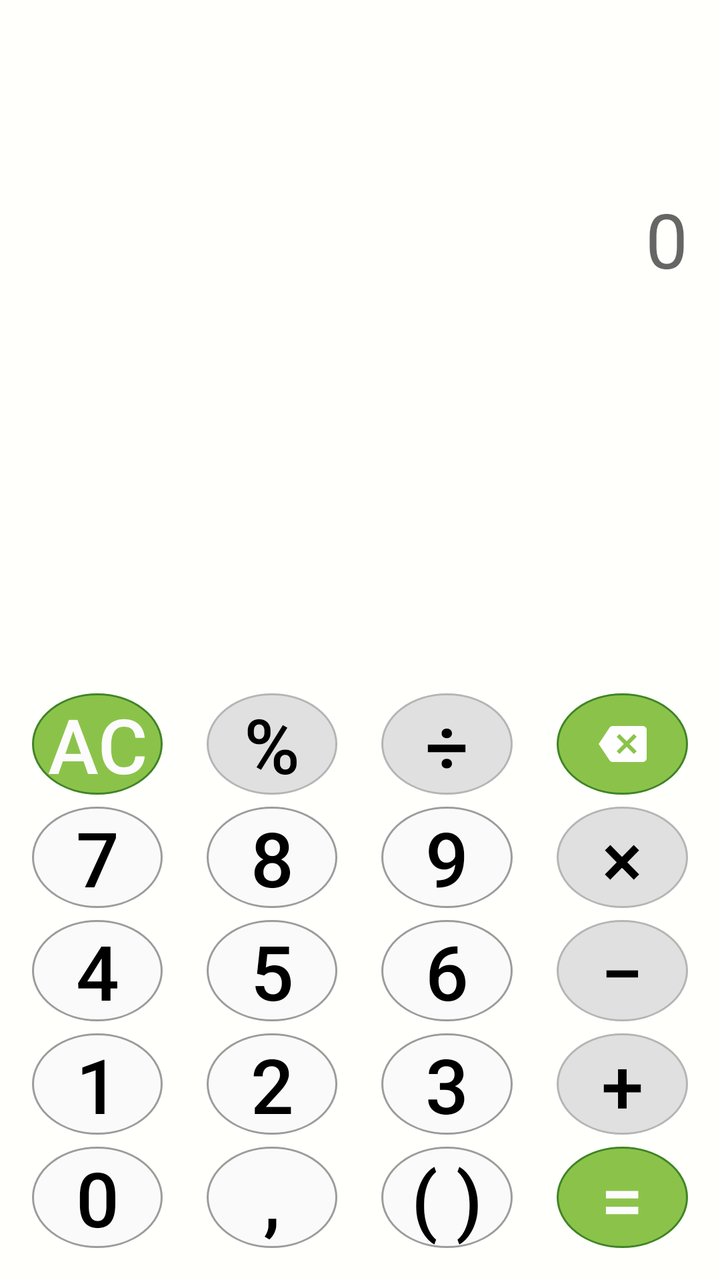
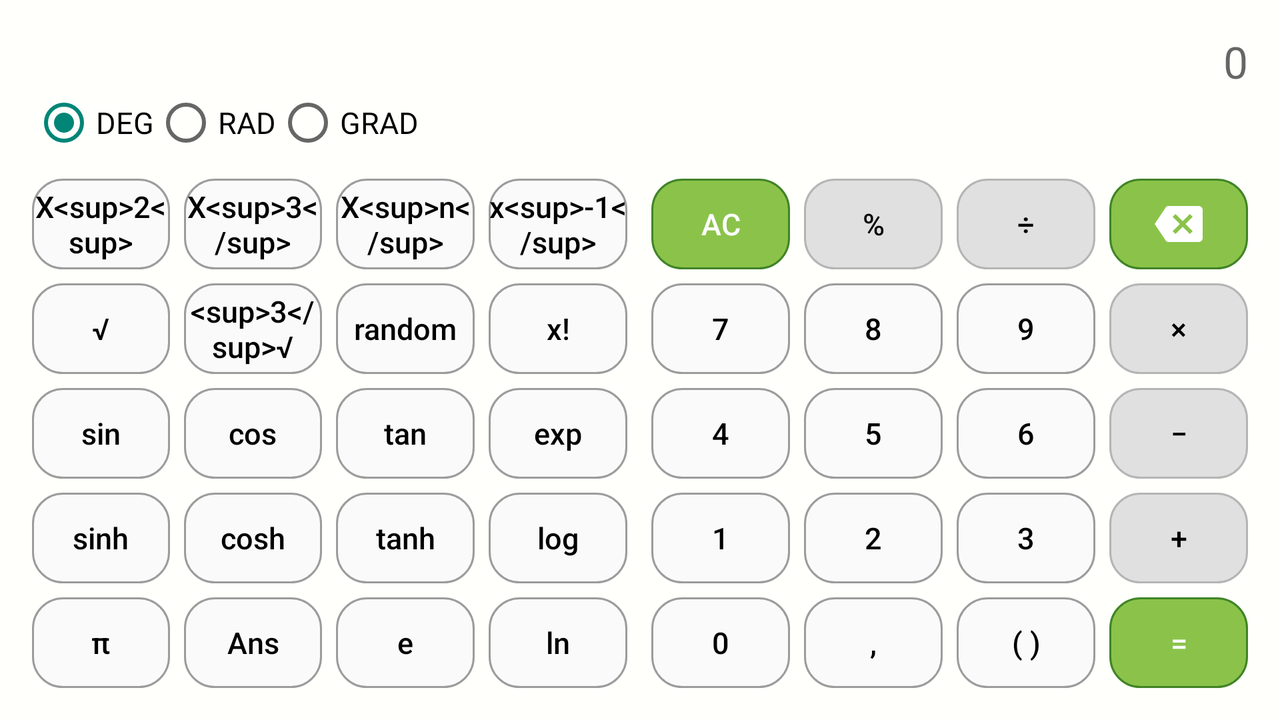

Compare how this app lays out the same screen by default and in its alternative resource folder. The renders come first, then the two layout files and the values they reference.
<!-- AndroidManifest.xml: application theme AppTheme -->
<!-- res/layout/fragment_lg_green.xml -->
<?xml version="1.0" encoding="utf-8"?>
<RelativeLayout xmlns:android="http://schemas.android.com/apk/res/android"
    style="@style/LgTheme"
    android:layout_width="match_parent"
    android:layout_height="match_parent"
    android:background="#fffffc"
    android:padding="@dimen/activity_margin">

    <LinearLayout
        android:layout_width="match_parent"
        android:layout_height="match_parent"
        android:layout_alignParentTop="true"
        android:layout_above="@+id/container"
        android:weightSum="8"
        android:orientation="vertical"
        android:id="@+id/editing">

        <TextView
            android:id="@+id/lg_edit"
            android:layout_width="match_parent"
            android:layout_height="0dp"
            android:gravity="center|end"
            android:hint="@string/n0"
            android:textColor="#ff000000"
            android:textSize="@dimen/text_edit"
            android:layout_weight="5"
            android:textIsSelectable="true" />

        <TextView
            android:id="@+id/lg_solution"
            android:layout_width="match_parent"
            android:layout_height="0dp"
            android:gravity="center|end"
            android:maxLines="1"
            android:textColor="@color/lg_green"
            android:textSize="@dimen/text_solution"
            android:layout_weight="3"/>
    </LinearLayout>

    <RelativeLayout
        android:id="@+id/container"
        android:layout_width="match_parent"
        android:layout_height="wrap_content"
        android:layout_alignParentBottom="true">

        <LinearLayout
            android:id="@+id/l1"
            android:layout_width="match_parent"
            android:layout_height="wrap_content"
            android:orientation="horizontal">

            <Button
                android:id="@+id/lg_ac"
                style="@style/Lg.Special.Green"
                android:text="@string/ac"/>

            <Button
                android:id="@+id/lg_extra"
                style="@style/Lg.Symbols"
                android:layout_marginLeft="@dimen/margin_left"
                android:layout_marginStart="@dimen/margin_left"
                android:text="@string/percentage" />

            <Button
                android:id="@+id/lg_division"
                style="@style/Lg.Symbols"
                android:layout_marginLeft="@dimen/margin_left"
                android:layout_marginStart="@dimen/margin_left"
                android:text="@string/division" />

            <ImageButton
                android:id="@+id/lg_backspace"
                android:layout_marginLeft="@dimen/margin_left"
                android:layout_marginStart="@dimen/margin_left"
                android:src="@drawable/backspace_white"
                style="@style/Lg.Special.Green"
                android:layout_height="match_parent"/>

        </LinearLayout>

        <LinearLayout
            android:id="@+id/l2"
            android:layout_width="match_parent"
            android:layout_height="wrap_content"
            android:layout_below="@+id/l1"
            android:layout_marginTop="@dimen/margin_top"
            android:orientation="horizontal">

            <Button
                android:id="@+id/lg_n7"
                style="@style/Lg.Numbers"
                android:text="@string/n7" />

            <Button
                android:id="@+id/lg_n8"
                style="@style/Lg.Numbers"
                android:layout_marginLeft="@dimen/margin_left"
                android:layout_marginStart="@dimen/margin_left"
                android:text="@string/n8" />

            <Button
                android:id="@+id/lg_n9"
                style="@style/Lg.Numbers"
                android:layout_marginLeft="@dimen/margin_left"
                android:layout_marginStart="@dimen/margin_left"
                android:text="@string/n9" />

            <Button
                android:id="@+id/lg_multiplier"
                style="@style/Lg.Symbols"
                android:text="@string/multiplier"
                android:layout_marginLeft="@dimen/margin_left"
                android:layout_marginStart="@dimen/margin_left"/>

        </LinearLayout>

        <LinearLayout
            android:id="@+id/l3"
            android:layout_width="match_parent"
            android:layout_height="wrap_content"
            android:layout_below="@id/l2"
            android:layout_marginTop="@dimen/margin_top"
            android:orientation="horizontal">

            <Button
                android:id="@+id/lg_n4"
                style="@style/Lg.Numbers"
                android:text="@string/n4" />

            <Button
                android:id="@+id/lg_n5"
                style="@style/Lg.Numbers"
                android:layout_marginLeft="@dimen/margin_left"
                android:layout_marginStart="@dimen/margin_left"
                android:text="@string/n5" />

            <Button
                android:id="@+id/lg_n6"
                style="@style/Lg.Numbers"
                android:layout_marginLeft="@dimen/margin_left"
                android:layout_marginStart="@dimen/margin_left"
                android:text="@string/n6" />

            <Button
                android:id="@+id/lg_minus"
                style="@style/Lg.Symbols"
                android:layout_marginLeft="@dimen/margin_left"
                android:layout_marginStart="@dimen/margin_left"
                android:text="@string/minus" />


        </LinearLayout>

        <LinearLayout
            android:id="@+id/l4"
            android:layout_width="match_parent"
            android:layout_height="wrap_content"
            android:layout_below="@id/l3"
            android:layout_marginTop="@dimen/margin_top"
            android:orientation="horizontal">

            <Button
                android:id="@+id/lg_n1"
                style="@style/Lg.Numbers"
                android:text="@string/n1" />

            <Button
                android:id="@+id/lg_n2"
                style="@style/Lg.Numbers"
                android:layout_marginLeft="@dimen/margin_left"
                android:layout_marginStart="@dimen/margin_left"
                android:text="@string/n2" />

            <Button
                android:id="@+id/lg_n3"
                style="@style/Lg.Numbers"
                android:layout_marginLeft="@dimen/margin_left"
                android:layout_marginStart="@dimen/margin_left"
                android:text="@string/n3" />

            <Button
                android:id="@+id/lg_plus"
                style="@style/Lg.Symbols"
                android:layout_marginLeft="@dimen/margin_left"
                android:layout_marginStart="@dimen/margin_left"
                android:text="@string/plus" />

        </LinearLayout>

        <LinearLayout
            android:id="@+id/l5"
            android:layout_width="match_parent"
            android:layout_height="wrap_content"
            android:layout_below="@id/l4"
            android:layout_marginTop="@dimen/margin_top"
            android:orientation="horizontal">

            <Button
                android:id="@+id/lg_n0"
                style="@style/Lg.Numbers"
                android:text="@string/n0" />

            <Button
                android:id="@+id/lg_comma"
                style="@style/Lg.Numbers"
                android:layout_marginLeft="@dimen/margin_left"
                android:layout_marginStart="@dimen/margin_left"
                android:text="@string/comma" />

            <Button
                android:id="@+id/lg_parenthesis"
                style="@style/Lg.Numbers"
                android:layout_marginLeft="@dimen/margin_left"
                android:layout_marginStart="@dimen/margin_left"
                android:text="@string/parenthesis" />

            <Button
                android:id="@+id/lg_equal"
                android:layout_marginLeft="@dimen/margin_left"
                android:layout_marginStart="@dimen/margin_left"
                android:text="@string/equal"
                style="@style/Lg.Special.Green"/>

        </LinearLayout>

    </RelativeLayout>

</RelativeLayout>
<!-- resources referenced by this layout -->
<resources>
  <color name="lg_green">#8bc34a</color>
  <!-- from res/values-sw360dp/ -->
  <dimen name="activity_margin">16dp</dimen>
  <!-- from res/values-sw360dp/ -->
  <dimen name="margin_left">22dp</dimen>
  <!-- from res/values-sw360dp/ -->
  <dimen name="margin_top">6dp</dimen>
  <!-- from res/values-sw360dp/ -->
  <dimen name="text_edit">38sp</dimen>
  <!-- from res/values-sw360dp/ -->
  <dimen name="text_solution">30sp</dimen>
  <string name="ac" translatable="false">AC</string>
  <string name="comma" translatable="false">,</string>
  <string name="division" translatable="false">÷</string>
  <string name="equal" translatable="false">=</string>
  <string name="minus" translatable="false">−</string>
  <string name="multiplier" translatable="false">×</string>
  <string name="n0" translatable="false">0</string>
  <string name="n1" translatable="false">1</string>
  <string name="n2" translatable="false">2</string>
  <string name="n3" translatable="false">3</string>
  <string name="n4" translatable="false">4</string>
  <string name="n5" translatable="false">5</string>
  <string name="n6" translatable="false">6</string>
  <string name="n7" translatable="false">7</string>
  <string name="n8" translatable="false">8</string>
  <string name="n9" translatable="false">9</string>
  <string name="parenthesis" translatable="false">( )</string>
  <string name="percentage" translatable="false">%</string>
  <string name="plus" translatable="false">+</string>
  <style name="Lg.Numbers">
          <item name="android:background">@drawable/lg_numbers</item>
      </style>
  <style name="Lg.Special.Green">
          <item name="android:background">@drawable/lg_special_green</item>
      </style>
  <style name="Lg.Symbols">
          <item name="android:background">@drawable/lg_symbols</item>
      </style>
  <style name="LgTheme" parent="Theme.AppCompat.Light">
  
      </style>
  <style name="AppTheme" parent="Theme.AppCompat.Light.NoActionBar">
  
      </style>
  <!-- drawable lg_numbers (drawable) -->
  <?xml version="1.0" encoding="utf-8"?>
  <selector xmlns:android="http://schemas.android.com/apk/res/android">
      <item android:state_pressed="false">
          <shape android:shape="oval">
              <solid android:color="@color/lg_number" />
              <stroke android:width="1dp" android:color="@color/lg_number_stroke" />
          </shape>
      </item>
      <item android:state_pressed="true">
          <shape android:shape="oval">
              <solid android:color="@color/lg_number_pressed" />
              <stroke android:width="1dp" android:color="@color/lg_number_stroke" />
          </shape>
      </item>
  </selector>
  <!-- drawable lg_special_green (drawable) -->
  <?xml version="1.0" encoding="utf-8"?>
  <selector xmlns:android="http://schemas.android.com/apk/res/android">
      <item android:state_pressed="false">
          <shape android:shape="oval">
              <solid android:color="@color/lg_green" />
              <stroke android:width="1dp" android:color="@color/lg_green_stroke" />
          </shape>
      </item>
      <item android:state_pressed="true">
          <shape android:shape="oval">
              <solid android:color="@color/lg_green_pressed" />
              <stroke android:width="1dp" android:color="@color/lg_green_stroke" />
          </shape>
      </item>
  </selector>
  <color name="lg_number">#fafafa</color>
  <color name="lg_number_stroke">#9c9c9c</color>
  <color name="lg_number_pressed">#dddddd</color>
  <color name="lg_green_stroke">#408426</color>
  <color name="lg_green_pressed">#558b2f</color>
  <color name="lg_sign">#e0e0e0</color>
  <color name="lg_sign_stroke">#b5b5b5</color>
  <color name="lg_sign_pressed">#bfbfbf</color>
</resources>
<!-- res/layout-land/fragment_lg_green.xml (the repository's variant of the layout above) -->
<!-- drawn on the phone turned sideways -->
<?xml version="1.0" encoding="utf-8"?>
<LinearLayout xmlns:android="http://schemas.android.com/apk/res/android"
    android:id="@+id/major_container"
    style="@style/LgTheme"
    android:layout_width="match_parent"
    android:layout_height="match_parent"
    android:background="#fffffc"
    android:padding="@dimen/activity_margin"
    android:orientation="vertical">

    <LinearLayout
        android:layout_width="match_parent"
        android:layout_height="wrap_content"
        android:orientation="vertical">

        <TextView
            android:id="@+id/lg_edit"
            android:layout_width="match_parent"
            android:layout_height="wrap_content"
            android:gravity="center|end"
            android:hint="@string/n0"
            android:textColor="#ff000000"
            android:textSize="@dimen/text_edit_land"
            android:textIsSelectable="true" />

        <LinearLayout
            android:layout_width="match_parent"
            android:layout_height="wrap_content"
            android:orientation="horizontal">

            <RadioGroup
                android:id="@+id/lg_radioGroup"
                android:layout_width="wrap_content"
                android:layout_height="wrap_content"
                android:checkedButton="@+id/lg_deg"
                android:orientation="horizontal">

                <RadioButton
                    android:id="@+id/lg_deg"
                    android:layout_width="wrap_content"
                    android:layout_height="match_parent"
                    android:checked="false"
                    android:text="@string/deg"
                    android:textSize="@dimen/text_land"/>

                <RadioButton
                    android:id="@+id/lg_rad"
                    android:layout_width="wrap_content"
                    android:layout_height="match_parent"
                    android:checked="false"
                    android:text="@string/rad"
                    android:textSize="@dimen/text_land"/>

                <RadioButton
                    android:id="@+id/lg_grad"
                    android:layout_width="wrap_content"
                    android:layout_height="match_parent"
                    android:checked="false"
                    android:text="@string/grad"
                    android:textSize="@dimen/text_land"/>
            </RadioGroup>

            <TextView
                android:id="@+id/lg_solution"
                android:layout_width="match_parent"
                android:layout_height="wrap_content"
                android:gravity="center|end"
                android:maxLines="1"
                android:textColor="@color/lg_green"
                android:textSize="@dimen/text_solution_land" />

        </LinearLayout>

    </LinearLayout>

    <LinearLayout
        android:id="@+id/container"
        android:layout_width="match_parent"
        android:layout_height="match_parent"
        android:orientation="vertical"
        android:weightSum="5"
        android:layout_marginTop="@dimen/margin_left2_land">

        <LinearLayout
            android:layout_width="match_parent"
            android:layout_height="0dp"
            android:gravity="center"
            android:orientation="horizontal"
            android:layout_weight="1">

            <Button
                android:id="@+id/lg_squared"
                style="@style/Lg.Numbers.Land"
                android:text="@string/squared" />

            <Button
                android:id="@+id/lg_cubed"
                style="@style/Lg.Numbers.Land"
                android:layout_marginLeft="@dimen/margin_left_land"
                android:layout_marginStart="@dimen/margin_left_land"
                android:text="@string/cubed" />

            <Button
                android:id="@+id/lg_power"
                style="@style/Lg.Numbers.Land"
                android:layout_marginLeft="@dimen/margin_left_land"
                android:layout_marginStart="@dimen/margin_left_land"
                android:text="@string/power" />

            <Button
                android:id="@+id/lg_raised_to_minus1"
                style="@style/Lg.Numbers.Land"
                android:layout_marginLeft="@dimen/margin_left_land"
                android:layout_marginStart="@dimen/margin_left_land"
                android:text="@string/raised_to_minus1" />

            <Button
                android:id="@+id/lg_ac"
                android:layout_marginLeft="@dimen/margin_left2_land"
                android:layout_marginStart="@dimen/margin_left2_land"
                android:text="@string/ac"
                style="@style/Lg.Special.Green.Land"/>

            <Button
                android:id="@+id/lg_extra"
                style="@style/Lg.Symbols.Land"
                android:layout_marginLeft="@dimen/margin_left_land"
                android:layout_marginStart="@dimen/margin_left_land"
                android:text="@string/percentage" />

            <Button
                android:id="@+id/lg_division"
                style="@style/Lg.Symbols.Land"
                android:layout_marginLeft="@dimen/margin_left_land"
                android:layout_marginStart="@dimen/margin_left_land"
                android:text="@string/division" />

            <ImageButton
                android:id="@+id/lg_backspace"
                android:layout_marginLeft="@dimen/margin_left_land"
                android:layout_marginStart="@dimen/margin_left_land"
                android:src="@drawable/backspace_white"
                style="@style/Lg.Special.Green.Land"/>

        </LinearLayout>

        <LinearLayout
            android:layout_width="match_parent"
            android:layout_height="0dp"
            android:layout_marginTop="@dimen/margin_left_land"
            android:gravity="center"
            android:orientation="horizontal"
            android:layout_weight="1">

            <Button
                android:id="@+id/lg_root"
                style="@style/Lg.Numbers.Land"
                android:text="@string/root" />

            <Button
                android:id="@+id/lg_cubed_root"
                style="@style/Lg.Numbers.Land"
                android:layout_marginLeft="@dimen/margin_left_land"
                android:layout_marginStart="@dimen/margin_left_land"
                android:text="@string/cubed_root" />

            <Button
                android:id="@+id/lg_random"
                style="@style/Lg.Numbers.Land"
                android:layout_marginLeft="@dimen/margin_left_land"
                android:layout_marginStart="@dimen/margin_left_land"
                android:text="@string/random" />

            <Button
                android:id="@+id/lg_factorial"
                style="@style/Lg.Numbers.Land"
                android:layout_marginLeft="@dimen/margin_left_land"
                android:layout_marginStart="@dimen/margin_left_land"
                android:text="@string/factorial" />

            <Button
                android:id="@+id/lg_n7"
                style="@style/Lg.Numbers.Land"
                android:layout_marginLeft="@dimen/margin_left2_land"
                android:layout_marginStart="@dimen/margin_left2_land"
                android:text="@string/n7" />

            <Button
                android:id="@+id/lg_n8"
                style="@style/Lg.Numbers.Land"
                android:layout_marginLeft="@dimen/margin_left_land"
                android:layout_marginStart="@dimen/margin_left_land"
                android:text="@string/n8" />

            <Button
                android:id="@+id/lg_n9"
                style="@style/Lg.Numbers.Land"
                android:layout_marginLeft="@dimen/margin_left_land"
                android:layout_marginStart="@dimen/margin_left_land"
                android:text="@string/n9" />

            <Button
                android:id="@+id/lg_multiplier"
                style="@style/Lg.Symbols.Land"
                android:layout_marginLeft="@dimen/margin_left_land"
                android:layout_marginStart="@dimen/margin_left_land"
                android:text="@string/multiplier" />

        </LinearLayout>

        <LinearLayout
            android:layout_width="match_parent"
            android:layout_height="0dp"
            android:layout_marginTop="@dimen/margin_left_land"
            android:gravity="center"
            android:orientation="horizontal"
            android:layout_weight="1">

            <Button
                android:id="@+id/lg_sin"
                style="@style/Lg.Numbers.Land"
                android:text="@string/sin" />

            <Button
                android:id="@+id/lg_cos"
                style="@style/Lg.Numbers.Land"
                android:layout_marginLeft="@dimen/margin_left_land"
                android:layout_marginStart="@dimen/margin_left_land"
                android:text="@string/cos" />

            <Button
                android:id="@+id/lg_tan"
                style="@style/Lg.Numbers.Land"
                android:layout_marginLeft="@dimen/margin_left_land"
                android:layout_marginStart="@dimen/margin_left_land"
                android:text="@string/tan" />

            <Button
                android:id="@+id/lg_exp"
                style="@style/Lg.Numbers.Land"
                android:layout_marginLeft="@dimen/margin_left_land"
                android:layout_marginStart="@dimen/margin_left_land"
                android:text="@string/exp" />

            <Button
                android:id="@+id/lg_n4"
                style="@style/Lg.Numbers.Land"
                android:layout_marginLeft="@dimen/margin_left2_land"
                android:layout_marginStart="@dimen/margin_left2_land"
                android:text="@string/n4" />

            <Button
                android:id="@+id/lg_n5"
                style="@style/Lg.Numbers.Land"
                android:layout_marginLeft="@dimen/margin_left_land"
                android:layout_marginStart="@dimen/margin_left_land"
                android:text="@string/n5" />

            <Button
                android:id="@+id/lg_n6"
                style="@style/Lg.Numbers.Land"
                android:layout_marginLeft="@dimen/margin_left_land"
                android:layout_marginStart="@dimen/margin_left_land"
                android:text="@string/n6" />

            <Button
                android:id="@+id/lg_minus"
                style="@style/Lg.Symbols.Land"
                android:layout_marginLeft="@dimen/margin_left_land"
                android:layout_marginStart="@dimen/margin_left_land"
                android:text="@string/minus" />

        </LinearLayout>

        <LinearLayout
            android:layout_width="match_parent"
            android:layout_height="0dp"
            android:layout_marginTop="@dimen/margin_left_land"
            android:gravity="center"
            android:orientation="horizontal"
            android:layout_weight="1">

            <Button
                android:id="@+id/lg_sinh"
                style="@style/Lg.Numbers.Land"
                android:text="@string/sinh" />

            <Button
                android:id="@+id/lg_cosh"
                style="@style/Lg.Numbers.Land"
                android:layout_marginLeft="@dimen/margin_left_land"
                android:layout_marginStart="@dimen/margin_left_land"
                android:text="@string/cosh" />

            <Button
                android:id="@+id/lg_tanh"
                style="@style/Lg.Numbers.Land"
                android:layout_marginLeft="@dimen/margin_left_land"
                android:layout_marginStart="@dimen/margin_left_land"
                android:text="@string/tanh" />

            <Button
                android:id="@+id/lg_log"
                style="@style/Lg.Numbers.Land"
                android:layout_marginLeft="@dimen/margin_left_land"
                android:layout_marginStart="@dimen/margin_left_land"
                android:text="@string/log" />

            <Button
                android:id="@+id/lg_n1"
                style="@style/Lg.Numbers.Land"
                android:layout_marginLeft="@dimen/margin_left2_land"
                android:layout_marginStart="@dimen/margin_left2_land"
                android:text="@string/n1" />

            <Button
                android:id="@+id/lg_n2"
                style="@style/Lg.Numbers.Land"
                android:layout_marginLeft="@dimen/margin_left_land"
                android:layout_marginStart="@dimen/margin_left_land"
                android:text="@string/n2" />

            <Button
                android:id="@+id/lg_n3"
                style="@style/Lg.Numbers.Land"
                android:layout_marginLeft="@dimen/margin_left_land"
                android:layout_marginStart="@dimen/margin_left_land"
                android:text="@string/n3" />

            <Button
                android:id="@+id/lg_plus"
                style="@style/Lg.Symbols.Land"
                android:layout_marginLeft="@dimen/margin_left_land"
                android:layout_marginStart="@dimen/margin_left_land"
                android:text="@string/plus" />

        </LinearLayout>

        <LinearLayout
            android:layout_width="match_parent"
            android:layout_height="0dp"
            android:layout_marginTop="@dimen/margin_left_land"
            android:gravity="center"
            android:orientation="horizontal"
            android:layout_weight="1">

            <Button
                android:id="@+id/lg_pi"
                style="@style/Lg.Numbers.Land"
                android:text="@string/pi"
                android:textSize="@dimen/text_land" />

            <Button
                android:id="@+id/lg_ans"
                style="@style/Lg.Numbers.Land"
                android:layout_marginLeft="@dimen/margin_left_land"
                android:layout_marginStart="@dimen/margin_left_land"
                android:text="@string/ans" />

            <Button
                android:id="@+id/lg_e"
                style="@style/Lg.Numbers.Land"
                android:layout_marginLeft="@dimen/margin_left_land"
                android:layout_marginStart="@dimen/margin_left_land"
                android:text="@string/e" />

            <Button
                android:id="@+id/lg_ln"
                style="@style/Lg.Numbers.Land"
                android:layout_marginLeft="@dimen/margin_left_land"
                android:layout_marginStart="@dimen/margin_left_land"
                android:text="@string/ln" />

            <Button
                android:id="@+id/lg_n0"
                style="@style/Lg.Numbers.Land"
                android:layout_marginLeft="@dimen/margin_left2_land"
                android:layout_marginStart="@dimen/margin_left2_land"
                android:text="@string/n0" />

            <Button
                android:id="@+id/lg_comma"
                style="@style/Lg.Numbers.Land"
                android:layout_marginLeft="@dimen/margin_left_land"
                android:layout_marginStart="@dimen/margin_left_land"
                android:text="@string/comma" />

            <Button
                android:id="@+id/lg_parenthesis"
                style="@style/Lg.Numbers.Land"
                android:layout_marginLeft="@dimen/margin_left_land"
                android:layout_marginStart="@dimen/margin_left_land"
                android:text="@string/parenthesis" />

            <Button
                android:id="@+id/lg_equal"
                android:layout_marginLeft="@dimen/margin_left_land"
                android:layout_marginStart="@dimen/margin_left_land"
                android:text="@string/equal"
                style="@style/Lg.Special.Green.Land"/>

        </LinearLayout>

    </LinearLayout>

</LinearLayout>
<!-- resources referenced by the variant -->
<!-- as the phone turned sideways resolves them -->
<resources>
  <color name="lg_green">#8bc34a</color>
  <!-- from res/values-sw360dp/ -->
  <dimen name="activity_margin">16dp</dimen>
  <!-- from res/values-sw360dp/ -->
  <dimen name="margin_left2_land">12dp</dimen>
  <!-- from res/values-sw360dp/ -->
  <dimen name="margin_left_land">7dp</dimen>
  <!-- from res/values-sw360dp/ -->
  <dimen name="text_edit_land">22sp</dimen>
  <!-- from res/values-sw360dp/ -->
  <dimen name="text_land">15sp</dimen>
  <!-- from res/values-sw360dp/ -->
  <dimen name="text_solution_land">20sp</dimen>
  <!-- drawable backspace_white: png bitmap (drawable-hdpi, 624 bytes) -->
  <string name="ac" translatable="false">AC</string>
  <string name="ans" translatable="false">Ans</string>
  <string name="comma" translatable="false">,</string>
  <string name="cos" translatable="false">cos</string>
  <string name="cosh" translatable="false">cosh</string>
  <string name="cubed" translatable="false">X&lt;sup&gt;3&lt;/sup&gt;</string>
  <string name="cubed_root" translatable="false">&lt;sup&gt;3&lt;/sup&gt;√</string>
  <string name="deg" translatable="false">DEG</string>
  <string name="division" translatable="false">÷</string>
  <string name="e" translatable="false">e</string>
  <string name="equal" translatable="false">=</string>
  <string name="exp" translatable="false">exp</string>
  <string name="factorial" translatable="false">x!</string>
  <string name="grad" translatable="false">GRAD</string>
  <string name="ln" translatable="false">ln</string>
  <string name="log" translatable="false">log</string>
  <string name="minus" translatable="false">−</string>
  <string name="multiplier" translatable="false">×</string>
  <string name="n0" translatable="false">0</string>
  <string name="n1" translatable="false">1</string>
  <string name="n2" translatable="false">2</string>
  <string name="n3" translatable="false">3</string>
  <string name="n4" translatable="false">4</string>
  <string name="n5" translatable="false">5</string>
  <string name="n6" translatable="false">6</string>
  <string name="n7" translatable="false">7</string>
  <string name="n8" translatable="false">8</string>
  <string name="n9" translatable="false">9</string>
  <string name="parenthesis" translatable="false">( )</string>
  <string name="percentage" translatable="false">%</string>
  <string name="pi" translatable="false">π</string>
  <string name="plus" translatable="false">+</string>
  <string name="power" translatable="false">X&lt;sup&gt;n&lt;/sup&gt;</string>
  <string name="rad" translatable="false">RAD</string>
  <string name="raised_to_minus1" translatable="false">x&lt;sup&gt;-1&lt;/sup&gt;</string>
  <string name="random" translatable="false">random</string>
  <string name="root" translatable="false">√</string>
  <string name="sin" translatable="false">sin</string>
  <string name="sinh" translatable="false">sinh</string>
  <string name="squared" translatable="false">X&lt;sup&gt;2&lt;sup&gt;</string>
  <string name="tan" translatable="false">tan</string>
  <string name="tanh" translatable="false">tanh</string>
  <style name="Lg.Numbers.Land">
          <item name="android:textSize">@dimen/text_land</item>
      </style>
  <style name="Lg.Special.Green.Land">
          <item name="android:textSize">@dimen/text_land</item>
      </style>
  <style name="Lg.Symbols.Land">
          <item name="android:textSize">@dimen/text_land</item>
      </style>
  <style name="LgTheme" parent="Theme.AppCompat.Light">
  
      </style>
  <style name="AppTheme" parent="Theme.AppCompat.Light.NoActionBar">
  
      </style>
</resources>
